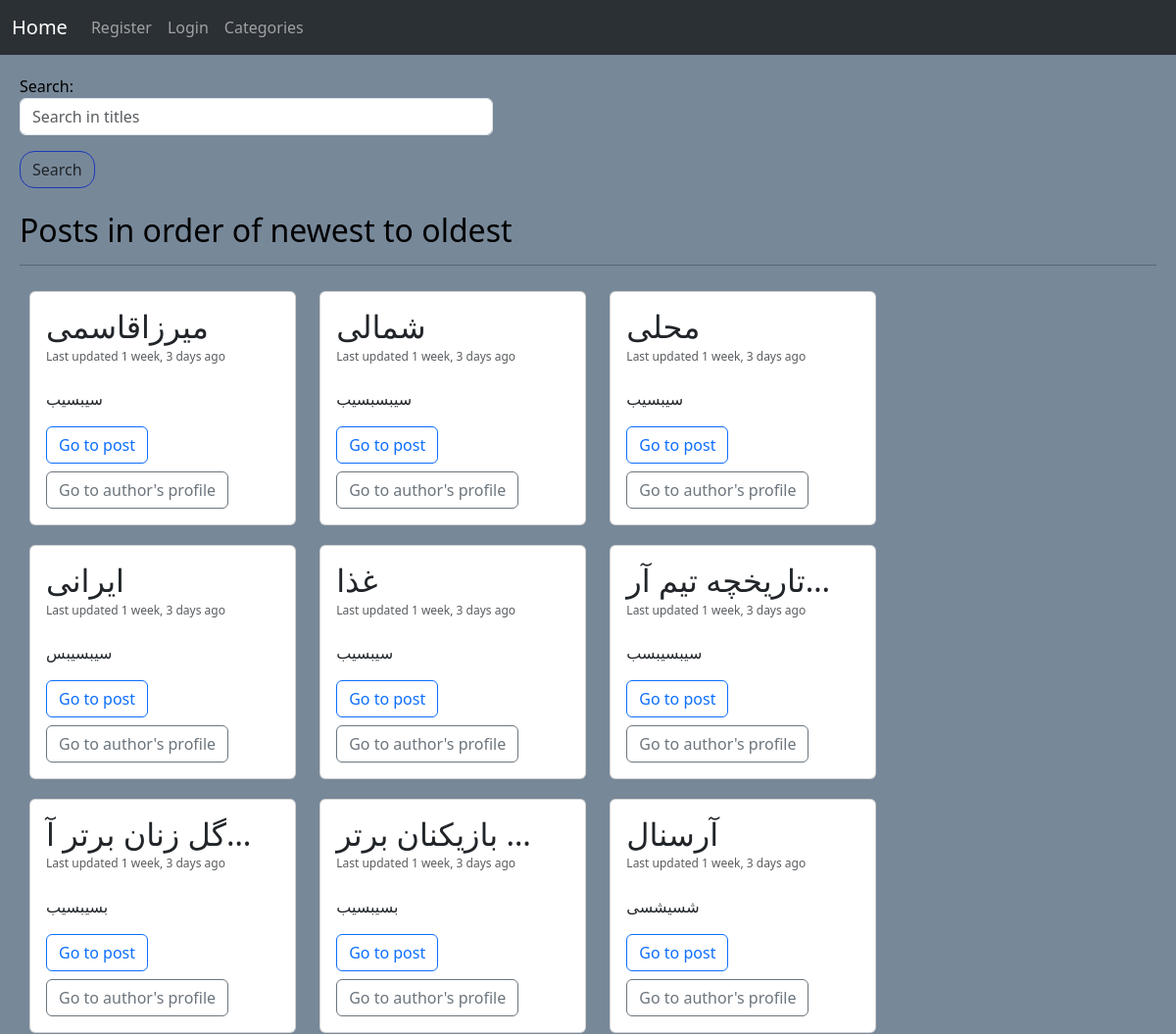
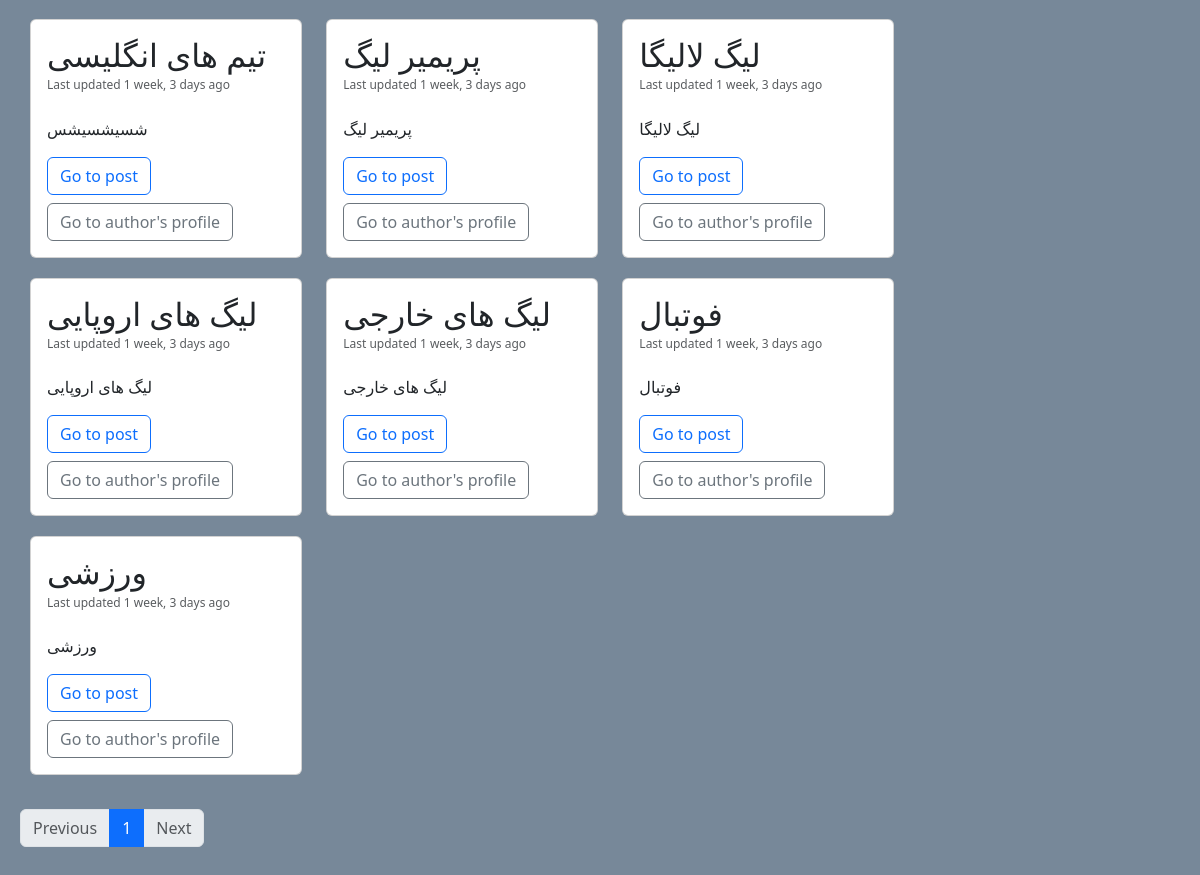
The app's page /, older data (2 pictures, top to bottom).
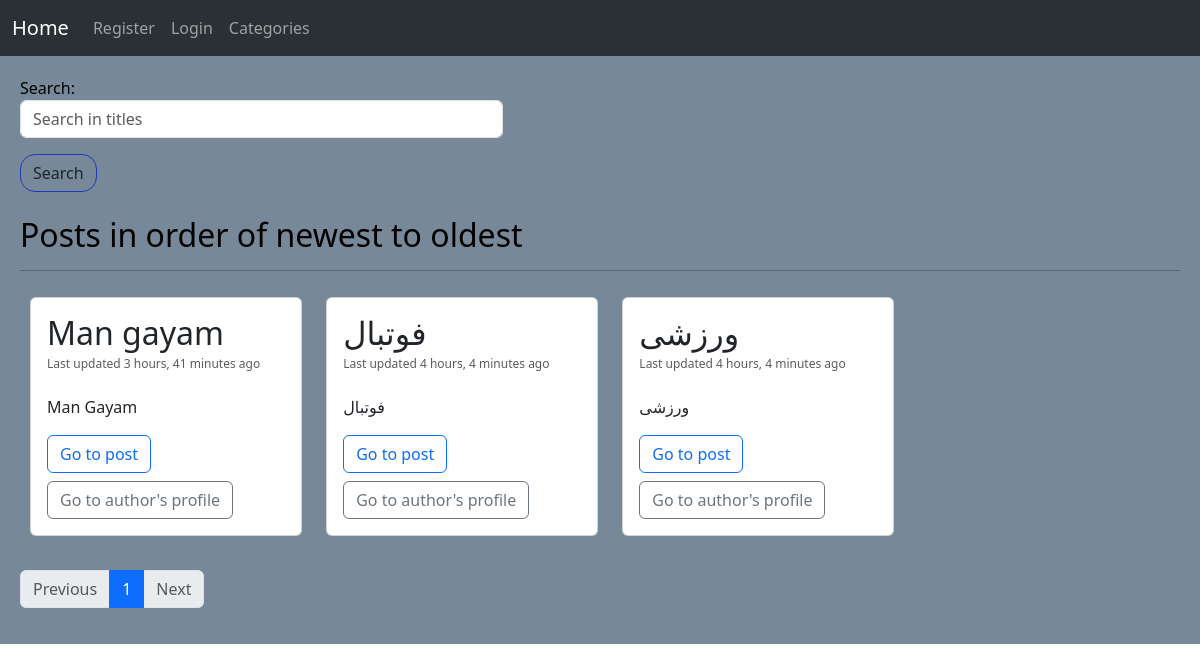
The same page, newer data.
### Posts/models.py (models this page shows, shortened)
class PostModel(models.Model):
    category = models.ForeignKey(
        CategoryModel,
        on_delete=models.CASCADE,
        related_name='category_posts',
        default=None
    )
    author = models.ForeignKey(
        User,
        on_delete=models.CASCADE,
        related_name='author_posts'
    )
    title = models.CharField(
        max_length=75,
        unique=True
    )
    slug = models.SlugField(
        max_length=150,
        unique=True,
        allow_unicode=True
    )
    body = RichTextUploadingField()
    date_created = models.DateTimeField(
        auto_now_add=True
    )
    date_updated = models.DateTimeField(
        auto_now=True
    )
    def get_absolute_url(self):
        return reverse_lazy('Posts:PostDetail', args=(self.category.slug, self.slug))
    class Meta:
        verbose_name = 'Post'
        verbose_name_plural = 'Posts'
        ordering = ('-date_created', '-date_updated')

### Home/views.py (the view)
# urls.py: path('', views.HomeView.as_view(), name='Home'),
class HomeView(View):
    template_name = 'Home/Home.html'
    form_class = SearchForm
    def get(self, request):
        form = self.form_class
        search = request.GET.get('search', None)
        if search:
            posts = PostModel.objects.filter(title__contains=search)
        else:
            posts = PostModel.objects.all()
        posts_pages = Paginator(posts, 20)
        page_number = int(request.GET.get('page', 1))
        if page_number < 1 or page_number > posts_pages.num_pages:
            messages.warning(request, _("The requested page does not exists"), 'danger')
            return redirect('Home:Home')
        return render(request, self.template_name, {
            'posts': posts_pages.page(page_number),
            'form': form,
        })

### Home/Templates/Home/Home.html (shortened to what this page needs)
{% extends 'Base.html' %}
{% block Body %}
	<form action="" method="get" class="col-md-5">
		{{ form.as_p }}
		<input class="btn btn-outline-dark" style="border: 1px solid #1c39bb; border-radius: 15px;" type="submit" value="Search" />
	</form>
	<br/>
	<h2>Posts in order of newest to oldest</h2>
	<hr/>
		{% for post in posts %}
			<div class="card" style="width: 17rem; display: inline-block; margin: 10px;" id="Post">
				<div class="card-body">
					<h2 class="card-title">{{ post.title|truncatechars:15 }}</h2>
					<h4 class="card-subtitle mb-4 text-body-secondary" style="font-size: 12px;">Last updated {{ post.date_updated|timesince }} ago</h4>
					<p class="card-text">{{ post.body|truncatechars:30|safe }}</p>
					<a class="card-link btn btn-outline-primary mb-2" href="{{ post.get_absolute_url }}">Go to post</a><br/>
					<a class="card-link btn btn-outline-secondary" href="{% url 'accounts:Profile' post.author.username %}">
						Go to author's profile
					</a>
				</div>
			</div>
		{% empty %}
			<h3>No posts submitted so far</h3>
		{% endfor %}
	<nav class="mt-4" aria-label="...">
        <ul class="pagination">
            <li class="page-item {% if not posts.has_previous %} disabled {% endif %}">
                <a class="page-link"
                   href="{% url 'Home:Home' %}?page={% if posts.has_previous %}{{ posts.previous_page_number }}{% else %}1{% endif %}">
	                Previous
                </a>
            </li>
            {% for pages in posts.paginator.page_range %}
	            <li class="page-item {% if posts.number == pages %} active {% endif %}" aria-current="page">
	                <a class="page-link" href="{% url 'Home:Home' %}?page={{ pages }}">{{ pages }}</a>
	            </li>
	        {% endfor %}
            <li class="page-item {% if not posts.has_next %} disabled {% endif %}">
                <a class="page-link"
                   href="{% url 'Home:Home' %}?page={% if posts.has_next %}{{ posts.next_page_number }}{% else %}{{ posts.number }}{% endif %}">
	                Next
                </a>
            </li>
        </ul>
	</nav>
{% endblock %}

Row changes from the older to the newer data that the page shows:
removed PostModel: title "میرزاقاسمی", date_updated "1 week, 3 days", body "سیبسیب"
removed PostModel: title "شمالی", date_updated "1 week, 3 days", body "سیبسبسیب"
removed PostModel: title "محلی", date_updated "1 week, 3 days", body "سیبسیب"
removed PostModel: title "ایرانی", date_updated "1 week, 3 days", body "سیبسیبس"
removed PostModel: title "غذا", date_updated "1 week, 3 days", body "سیبسیب"
removed PostModel: title "تاریخچه تیم آر…", date_updated "1 week, 3 days", body "سیبسیبسب"
removed PostModel: title "گل زنان برتر آ…", date_updated "1 week, 3 days", body "بسیبسیب"
removed PostModel: title "بازیکنان برتر …", date_updated "1 week, 3 days", body "بسیبسیب"
removed PostModel: title "آرسنال", date_updated "1 week, 3 days", body "شسیشسی"
removed PostModel: title "تیم های انگلیسی", date_updated "1 week, 3 days", body "شسیشسیشس"
removed PostModel: title "پریمیر لیگ", date_updated "1 week, 3 days", body "پریمیر لیگ"
removed PostModel: title "لیگ لالیگا", date_updated "1 week, 3 days", body "لیگ لالیگا"
removed PostModel: title "لیگ های اروپایی", date_updated "1 week, 3 days", body "لیگ های اروپایی"
removed PostModel: title "لیگ های خارجی", date_updated "1 week, 3 days", body "لیگ های خارجی"
added PostModel: title "Man gayam", date_updated "3 hours, 41 minutes", body "Man Gayam"
changed PostModel "فوتبال": date_updated "1 week, 3 days" → "4 hours, 4 minutes"
changed PostModel "ورزشی": date_updated "1 week, 3 days" → "4 hours, 4 minutes"
